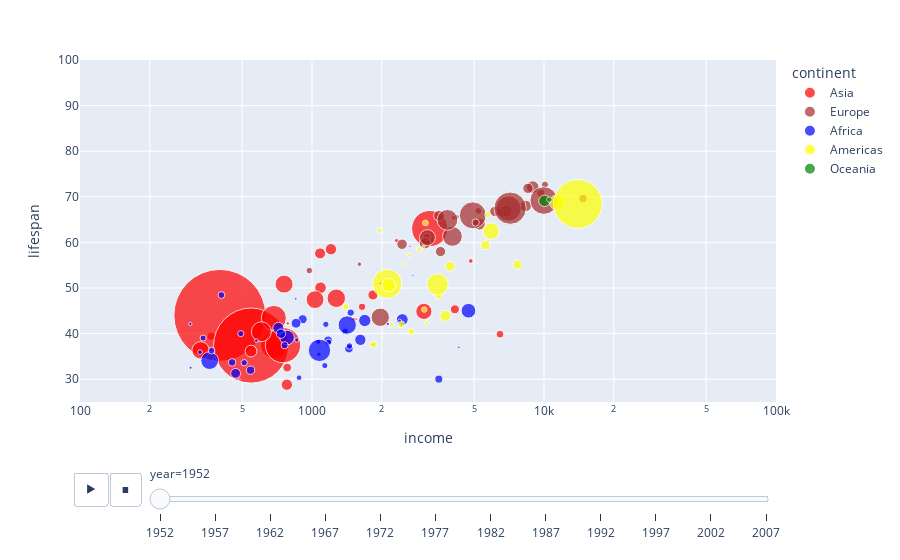

The notebook cell saved with this chart:
### Code cell
#adding animation to bubble plot
px.scatter(gapminder,x='gdpPercap',y='lifeExp',color='continent', color_discrete_sequence=["red", "brown", "blue", "yellow", "green"], size='pop',size_max=100,
          hover_name='country',log_x=True, animation_frame='year',
          animation_group='country',range_y=[25,100], range_x=[100,100000], labels={"lifeExp": "lifespan", "gdpPercap":"income"})

### Figure 1 — Plotly figure (JSON) as saved in the notebook; plotly's stock layout.template omitted (floating-point values rounded to 4 significant figures)
{"data": [{"hovertemplate": "<b>%{hovertext}</b><br><br>continent=Asia<br>year=1952<br>income=%{x}<br>lifespan=%{y}<br>pop=%{marker.size}<extra></extra>", "hovertext": ["Afghanistan", "Bahrain", "Bangladesh", "Cambodia", "China", "Hong Kong, China", "India", "Indonesia", "Iran", "Iraq", "Israel", "Japan", "Jordan", "Korea, Dem. Rep.", "Korea, Rep.", "Kuwait", "Lebanon", "Malaysia", "Mongolia", "Myanmar", "Nepal", "Oman", "Pakistan", "Philippines", "Saudi Arabia", "Singapore", "Sri Lanka", "Syria", "Taiwan", "Thailand", "Vietnam", "West Bank and Gaza", "Yemen, Rep."], "ids": ["Afghanistan", "Bahrain", "Bangladesh", "Cambodia", "China", "Hong Kong, China", "India", "Indonesia", "Iran", "Iraq", "Israel", "Japan", "Jordan", "Korea, Dem. Rep.", "Korea, Rep.", "Kuwait", "Lebanon", "Malaysia", "Mongolia", "Myanmar", "Nepal", "Oman", "Pakistan", "Philippines", "Saudi Arabia", "Singapore", "Sri Lanka", "Syria", "Taiwan", "Thailand", "Vietnam", "West Bank and Gaza", "Yemen, Rep."], "legendgroup": "Asia", "marker": {"color": "red", "size": [8425333, 120447, 46886859, 4693836, 556263527, 2125900, 372000000, 82052000, 17272000, 5441766, 1620914, 86459025, 607914, 8865488, 20947571, 160000, 1439529, 6748378, 800663, 20092996, 9182536, 507833, 41346560, 22438691, 4005677, 1127000, 7982342, 3661549, 8550362, 21289402, 26246839, 1030585, 4963829], "sizemode": "area", "sizeref": 131900.0, "symbol": "circle"}, "mode": "markers", "name": "Asia", "orientation": "v", "showlegend": true, "type": "scatter", "x": [779.4, 9867.0, 684.2, 368.5, 400.4, 3054.0, 546.6, 749.7, 3035.0, 4130.0, 4087.0, 3217.0, 1547.0, 1088.0, 1031.0, 108400.0, 4835.0, 1831.0, 786.6, 331, 545.9, 1828.0, 684.6, 1273.0, 6460.0, 2315.0, 1084.0, 1643.0, 1207.0, 757.8, 605.1, 1516.0, 781.7], "xaxis": "x", "y": [28.8, 50.94, 37.48, 39.42, 44, 60.96, 37.37, 37.47, 44.87, 45.32, 65.39, 63.03, 43.16, 50.06, 47.45, 55.56, 55.93, 48.46, 42.24, 36.32, 36.16, 37.58, 43.44, 47.75, 39.88, 60.4, 57.59, 45.88, 58.5, 50.85, 40.41, 43.16, 32.55], "yaxis": "y"}, {"hovertemplate": "<b>%{hovertext}</b><br><br>continent=Europe<br>year=1952<br>income=%{x}<br>lifespan=%{y}<br>pop=%{marker.size}<extra></extra>", "hovertext": ["Albania", "Austria", "Belgium", "Bosnia and Herzegovina", "Bulgaria", "Croatia", "Czech Republic", "Denmark", "Finland", "France", "Germany", "Greece", "Hungary", "Iceland", "Ireland", "Italy", "Montenegro", "Netherlands", "Norway", "Poland", "Portugal", "Romania", "Serbia", "Slovak Republic", "Slovenia", "Spain", "Sweden", "Switzerland", "Turkey", "United Kingdom"], "ids": ["Albania", "Austria", "Belgium", "Bosnia and Herzegovina", "Bulgaria", "Croatia", "Czech Republic", "Denmark", "Finland", "France", "Germany", "Greece", "Hungary", "Iceland", "Ireland", "Italy", "Montenegro", "Netherlands", "Norway", "Poland", "Portugal", "Romania", "Serbia", "Slovak Republic", "Slovenia", "Spain", "Sweden", "Switzerland", "Turkey", "United Kingdom"], "legendgroup": "Europe", "marker": {"color": "brown", "size": [1282697, 6927772, 8730405, 2791000, 7274900, 3882229, 9125183, 4334000, 4090500, 42459667, 69145952, 7733250, 9504000, 147962, 2952156, 47666000, 413834, 10381988, 3327728, 25730551, 8526050, 16630000, 6860147, 3558137, 1489518, 28549870, 7124673, 4815000, 22235677, 50430000], "sizemode": "area", "sizeref": 131900.0, "symbol": "circle"}, "mode": "markers", "name": "Europe", "orientation": "v", "showlegend": true, "type": "scatter", "x": [1601.0, 6137.0, 8343.0, 973.5, 2444.0, 3119.0, 6876.0, 9692.0, 6425.0, 7030.0, 7144.0, 3531.0, 5264.0, 7268.0, 5210.0, 4931.0, 2648.0, 8942.0, 10100.0, 4029.0, 3068.0, 3145.0, 3581.0, 5075.0, 4215.0, 3834.0, 8528.0, 14730.0, 1969.0, 9980.0], "xaxis": "x", "y": [55.23, 66.8, 68, 53.82, 59.6, 61.21, 66.87, 70.78, 66.55, 67.41, 67.5, 65.86, 64.03, 72.49, 66.91, 65.94, 59.16, 72.13, 72.67, 61.31, 59.82, 61.05, 58.0, 64.36, 65.57, 64.94, 71.86, 69.62, 43.59, 69.18], "yaxis": "y"}, {"hovertemplate": "<b>%{hovertext}</b><br><br>continent=Africa<br>year=1952<br>income=%{x}<br>lifespan=%{y}<br>pop=%{marker.size}<extra></extra>", "hovertext": ["Algeria", "Angola", "Benin", "Botswana", "Burkina Faso", "Burundi", "Cameroon", "Central African Republic", "Chad", "Comoros", "Congo, Dem. Rep.", "Congo, Rep.", "Cote d'Ivoire", "Djibouti", "Egypt", "Equatorial Guinea", "Eritrea", "Ethiopia", "Gabon", "Gambia", "Ghana", "Guinea", "Guinea-Bissau", "Kenya", "Lesotho", "Liberia", "Libya", "Madagascar", "Malawi", "Mali", "Mauritania", "Mauritius", "Morocco", "Mozambique", "Namibia", "Niger", "Nigeria", "Reunion", "Rwanda", "Sao Tome and Principe", "Senegal", "Sierra Leone", "Somalia", "South Africa", "Sudan", "Swaziland", "Tanzania", "Togo", "Tunisia", "Uganda", "Zambia", "Zimbabwe"], "ids": ["Algeria", "Angola", "Benin", "Botswana", "Burkina Faso", "Burundi", "Cameroon", "Central African Republic", "Chad", "Comoros", "Congo, Dem. Rep.", "Congo, Rep.", "Cote d'Ivoire", "Djibouti", "Egypt", "Equatorial Guinea", "Eritrea", "Ethiopia", "Gabon", "Gambia", "Ghana", "Guinea", "Guinea-Bissau", "Kenya", "Lesotho", "Liberia", "Libya", "Madagascar", "Malawi", "Mali", "Mauritania", "Mauritius", "Morocco", "Mozambique", "Namibia", "Niger", "Nigeria", "Reunion", "Rwanda", "Sao Tome and Principe", "Senegal", "Sierra Leone", "Somalia", "South Africa", "Sudan", "Swaziland", "Tanzania", "Togo", "Tunisia", "Uganda", "Zambia", "Zimbabwe"], "legendgroup": "Africa", "marker": {"color": "blue", "size": [9279525, 4232095, 1738315, 442308, 4469979, 2445618, 5009067, 1291695, 2682462, 153936, 14100005, 854885, 2977019, 63149, 22223309, 216964, 1438760, 20860941, 420702, 284320, 5581001, 2664249, 580653, 6464046, 748747, 863308, 1019729, 4762912, 2917802, 3838168, 1022556, 516556, 9939217, 6446316, 485831, 3379468, 33119096, 257700, 2534927, 60011, 2755589, 2143249, 2526994, 14264935, 8504667, 290243, 8322925, 1219113, 3647735, 5824797, 2672000, 3080907], "sizemode": "area", "sizeref": 131900.0, "symbol": "circle"}, "mode": "markers", "name": "Africa", "orientation": "v", "showlegend": true, "type": "scatter", "x": [2449.0, 3521.0, 1063.0, 851.2, 543.3, 339.3, 1173.0, 1071.0, 1179.0, 1103.0, 780.5, 2126.0, 1389.0, 2670.0, 1419.0, 375.6, 328.9, 362.1, 4293.0, 485.2, 911.3, 510.2, 299.9, 853.5, 298.8, 575.6, 2388.0, 1443.0, 369.2, 452.3, 743.1, 1968.0, 1688.0, 468.5, 2424.0, 761.9, 1077.0, 2719.0, 493.3, 879.6, 1450.0, 879.8, 1136.0, 4725.0, 1616.0, 1148.0, 716.7, 859.8, 1468.0, 734.8, 1147.0, 406.9], "xaxis": "x", "y": [43.08, 30.02, 38.22, 47.62, 31.98, 39.03, 38.52, 35.46, 38.09, 40.72, 39.14, 42.11, 40.48, 34.81, 41.89, 34.48, 35.93, 34.08, 37.0, 30, 43.15, 33.61, 32.5, 42.27, 42.14, 38.48, 42.72, 36.68, 36.26, 33.69, 40.54, 50.99, 42.87, 31.29, 41.73, 37.44, 36.32, 52.72, 40, 46.47, 37.28, 30.33, 32.98, 45.01, 38.63, 41.41, 41.22, 38.6, 44.6, 39.98, 42.04, 48.45], "yaxis": "y"}, {"hovertemplate": "<b>%{hovertext}</b><br><br>continent=Americas<br>year=1952<br>income=%{x}<br>lifespan=%{y}<br>pop=%{marker.size}<extra></extra>", "hovertext": ["Argentina", "Bolivia", "Brazil", "Canada", "Chile", "Colombia", "Costa Rica", "Cuba", "Dominican Republic", "Ecuador", "El Salvador", "Guatemala", "Haiti", "Honduras", "Jamaica", "Mexico", "Nicaragua", "Panama", "Paraguay", "Peru", "Puerto Rico", "Trinidad and Tobago", "United States", "Uruguay", "Venezuela"], "ids": ["Argentina", "Bolivia", "Brazil", "Canada", "Chile", "Colombia", "Costa Rica", "Cuba", "Dominican Republic", "Ecuador", "El Salvador", "Guatemala", "Haiti", "Honduras", "Jamaica", "Mexico", "Nicaragua", "Panama", "Paraguay", "Peru", "Puerto Rico", "Trinidad and Tobago", "United States", "Uruguay", "Venezuela"], "legendgroup": "Americas", "marker": {"color": "yellow", "size": [17876956, 2883315, 56602560, 14785584, 6377619, 12350771, 926317, 6007797, 2491346, 3548753, 2042865, 3146381, 3201488, 1517453, 1426095, 30144317, 1165790, 940080, 1555876, 8025700, 2227000, 662850, 157553000, 2252965, 5439568], "sizemode": "area", "sizeref": 131900.0, "symbol": "circle"}, "mode": "markers", "name": "Americas", "orientation": "v", "showlegend": true, "type": "scatter", "x": [5911.0, 2677.0, 2109.0, 11370.0, 3940.0, 2144.0, 2627.0, 5587.0, 1398.0, 3522.0, 3048.0, 2428.0, 1840.0, 2195.0, 2899.0, 3478.0, 3112.0, 2480.0, 1952.0, 3759.0, 3082.0, 3023.0, 13990.0, 5717.0, 7690.0], "xaxis": "x", "y": [62.48, 40.41, 50.92, 68.75, 54.74, 50.64, 57.21, 59.42, 45.93, 48.36, 45.26, 42.02, 37.58, 41.91, 58.53, 50.79, 42.31, 55.19, 62.65, 43.9, 64.28, 59.1, 68.44, 66.07, 55.09], "yaxis": "y"}, {"hovertemplate": "<b>%{hovertext}</b><br><br>continent=Oceania<br>year=1952<br>income=%{x}<br>lifespan=%{y}<br>pop=%{marker.size}<extra></extra>", "hovertext": ["Australia", "New Zealand"], "ids": ["Australia", "New Zealand"], "legendgroup": "Oceania", "marker": {"color": "green", "size": [8691212, 1994794], "sizemode": "area", "sizeref": 131900.0, "symbol": "circle"}, "mode": "markers", "name": "Oceania", "orientation": "v", "showlegend": true, "type": "scatter", "x": [10040.0, 10560.0], "xaxis": "x", "y": [69.12, 69.39], "yaxis": "y"}], "layout": {"legend": {"itemsizing": "constant", "title": {"text": "continent"}, "tracegroupgap": 0}, "margin": {"t": 60}, "sliders": [{"active": 0, "currentvalue": {"prefix": "year="}, "len": 0.9, "pad": {"b": 10, "t": 60}, "steps": [{"args": [["1952"], {"frame": {"duration": 0, "redraw": false}, "fromcurrent": true, "mode": "immediate", "transition": {"duration": 0, "easing": "linear"}}], "label": "1952", "method": "animate"}, {"args": [["1957"], {"frame": {"duration": 0, "redraw": false}, "fromcurrent": true, "mode": "immediate", "transition": {"duration": 0, "easing": "linear"}}], "label": "1957", "method": "animate"}, {"args": [["1962"], {"frame": {"duration": 0, "redraw": false}, "fromcurrent": true, "mode": "immediate", "transition": {"duration": 0, "easing": "linear"}}], "label": "1962", "method": "animate"}, {"args": [["1967"], {"frame": {"duration": 0, "redraw": false}, "fromcurrent": true, "mode": "immediate", "transition": {"duration": 0, "easing": "linear"}}], "label": "1967", "method": "animate"}, {"args": [["1972"], {"frame": {"duration": 0, "redraw": false}, "fromcurrent": true, "mode": "immediate", "transition": {"duration": 0, "easing": "linear"}}], "label": "1972", "method": "animate"}, {"args": [["1977"], {"frame": {"duration": 0, "redraw": false}, "fromcurrent": true, "mode": "immediate", "transition": {"duration": 0, "easing": "linear"}}], "label": "1977", "method": "animate"}, {"args": [["1982"], {"frame": {"duration": 0, "redraw": false}, "fromcurrent": true, "mode": "immediate", "transition": {"duration": 0, "easing": "linear"}}], "label": "1982", "method": "animate"}, {"args": [["1987"], {"frame": {"duration": 0, "redraw": false}, "fromcurrent": true, "mode": "immediate", "transition": {"duration": 0, "easing": "linear"}}], "label": "1987", "method": "animate"}, {"args": [["1992"], {"frame": {"duration": 0, "redraw": false}, "fromcurrent": true, "mode": "immediate", "transition": {"duration": 0, "easing": "linear"}}], "label": "1992", "method": "animate"}, {"args": [["1997"], {"frame": {"duration": 0, "redraw": false}, "fromcurrent": true, "mode": "immediate", "transition": {"duration": 0, "easing": "linear"}}], "label": "1997", "method": "animate"}, {"args": [["2002"], {"frame": {"duration": 0, "redraw": false}, "fromcurrent": true, "mode": "immediate", "transition": {"duration": 0, "easing": "linear"}}], "label": "2002", "method": "animate"}, {"args": [["2007"], {"frame": {"duration": 0, "redraw": false}, "fromcurrent": true, "mode": "immediate", "transition": {"duration": 0, "easing": "linear"}}], "label": "2007", "method": "animate"}], "x": 0.1, "xanchor": "left", "y": 0, "yanchor": "top"}], "updatemenus": [{"buttons": [{"args": [null, {"frame": {"duration": 500, "redraw": false}, "fromcurrent": true, "mode": "immediate", "transition": {"duration": 500, "easing": "linear"}}], "label": "&#9654;", "method": "animate"}, {"args": [[null], {"frame": {"duration": 0, "redraw": false}, "fromcurrent": true, "mode": "immediate", "transition": {"duration": 0, "easing": "linear"}}], "label": "&#9724;", "method": "animate"}], "direction": "left", "pad": {"r": 10, "t": 70}, "showactive": false, "type": "buttons", "x": 0.1, "xanchor": "right", "y": 0, "yanchor": "top"}], "xaxis": {"anchor": "y", "domain": [0, 1], "range": [2, 5], "title": {"text": "income"}, "type": "log"}, "yaxis": {"anchor": "x", "domain": [0, 1], "range": [25, 100], "title": {"text": "lifespan"}}}}
